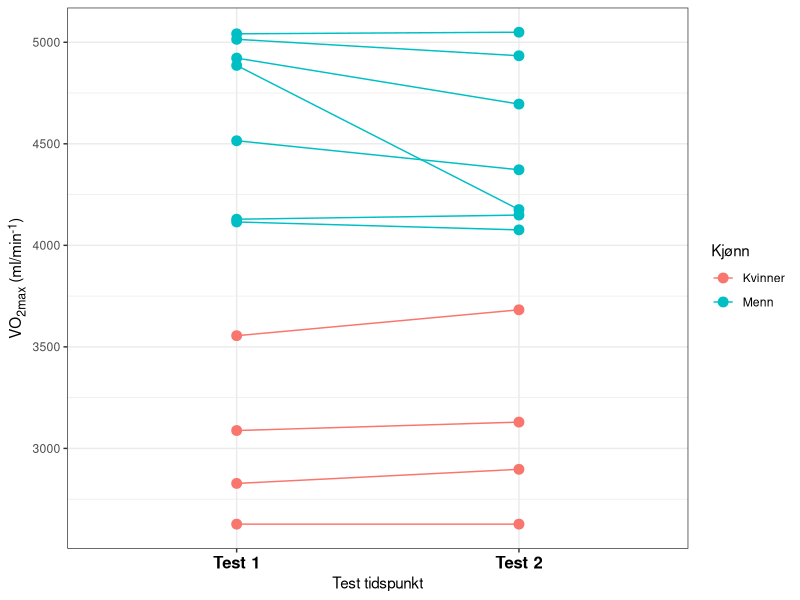

Recreate this plot in R.
## ---- chunk 1
# Laster inn pakker og datasett
library(readxl)
library(tidyverse) 
library(knitr)
library(flextable)
library(ggtext)
library(ggplot2)


vo2data <- read_excel("data/vo2g1.xlsx")


vo2data %>%
  dplyr::select(fp, time, sex, age, height, weight) %>% 
  # Velger fp, time, sex, age, height and weight
  
  filter(time == "pre") %>% # filter for å bare ha resulat fra pre
  
  group_by(sex) %>% # lager grupper for kjønn
  mutate(n = n()) %>% # legger til variabel for å få antall deltagere per kjønn
   pivot_longer(names_to = "variable", 
               values_to = "value", 
               cols = age:n) %>% # summerer alle varibler og legger til "varible" og "Value" som kolonne og variablene som rader
   group_by(sex, variable) %>% # definerer gruppene på nytt 
  summarise(m = mean(value), 
            s = sd(value)) %>% # regner ut gjennomnsitt og sdandardavvik og legger til som kolonne
  mutate(ms = if_else(variable == "n", as.character(m), paste0(signif(m, 3),  " (", signif(s, 3), ")"))) %>% # formaterer det på gunstig måte og bruker signif til å runde av desiamler.
   ungroup() %>% # må til for å fjerne kolonner
  dplyr::select(-m, -s) %>% # Velger de jeg skal fjerne
   pivot_wider(names_from = sex, 
              values_from = ms) %>% # Henter navn fra sex og verdier fra values og danner en bredere tabell
   mutate(variable = factor(variable, levels = c("n", "age", "weight", "height"), labels = c("Antall", "Alder (år)", "Vekt (kg)", "Høyde (cm)"))) %>% # Endrer navn på variabler 
  arrange(variable) %>% 
   flextable()  %>%
   set_header_labels(variable = "",
                    F = "Kvinner", M = "Menn") %>%
  add_footer_row(values = "Verdier er gitt som gjennomsnitt og (Standardavvik)", colwidths = 3) %>%
   autofit()
## ---- chunk 2

reliabilitet <- read_excel("data/realabilitet uttrekning.xlsx") %>%
  mutate(diff = `VO2_max_ml/min post` - `VO2_max_ml/min pre`) %>% # Change/difference score
  summarise(s = sd(diff),
            m = mean(c(`VO2_max_ml/min post`, `VO2_max_ml/min pre`)), # mean
            te = s / sqrt(2), # the typical error. 
            cv = 100 * (te / m),
             L = qt(0.975, 4) * s) # Calculate as a percentage of the mean

## ---- chunk 3


read_excel("data/vo2g1.xlsx") %>%
  select(fp, time, vo2data = `VO2_max_ml/min`, sex)  %>%
  mutate(time = factor(time, levels = c("pre", "post"), 
                           labels = c("Test 1", "Test 2"))) %>%
  mutate(sex = factor(sex, levels =c("F", "M"),
                      labels = c("Kvinner", "Menn"))) %>%
  ggplot(aes(time, vo2data, color = sex, group = fp)) + 
  geom_line() +
  geom_point(size = 3) +
  labs(x = "Test tidspunkt",
       y = "VO<sub>2max</sub> (ml/min<sup>-1</sup>) ", 
       color = "Kjønn") +
  theme_bw() +
  theme(axis.text.x = element_text(color = "black", size = 12, face = "bold"), 
        axis.title.y = element_markdown())
